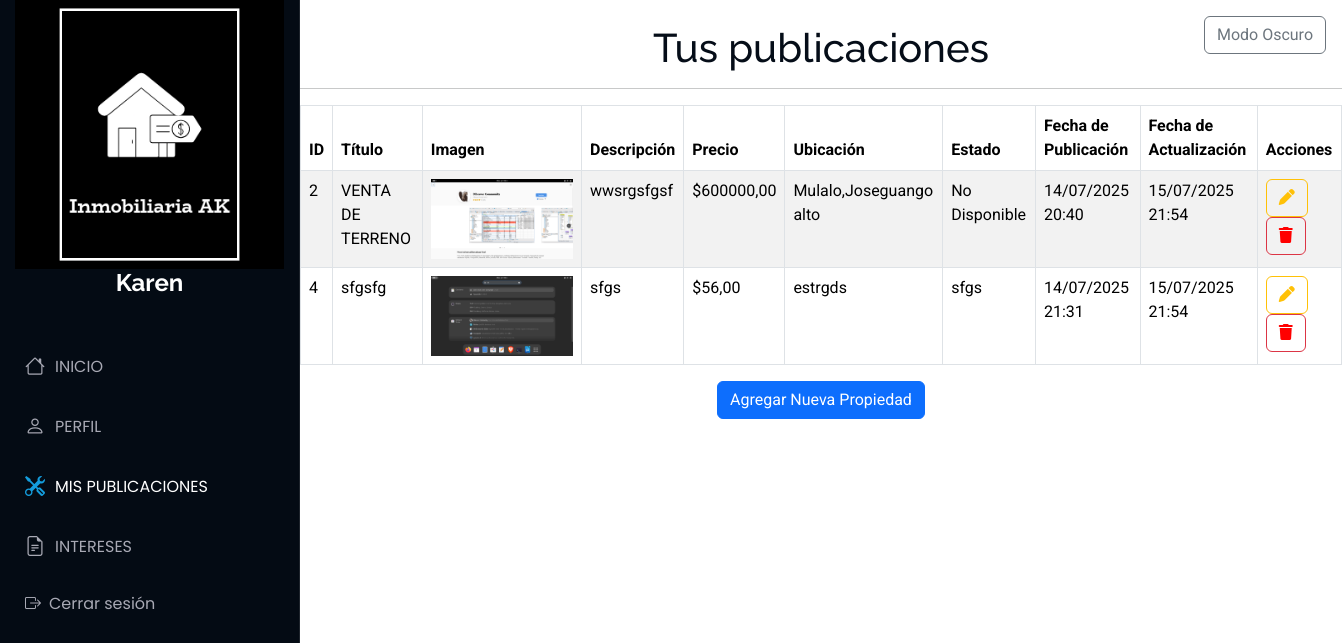
The app's page /Publicaciones/iniciopu (signed in), older data.
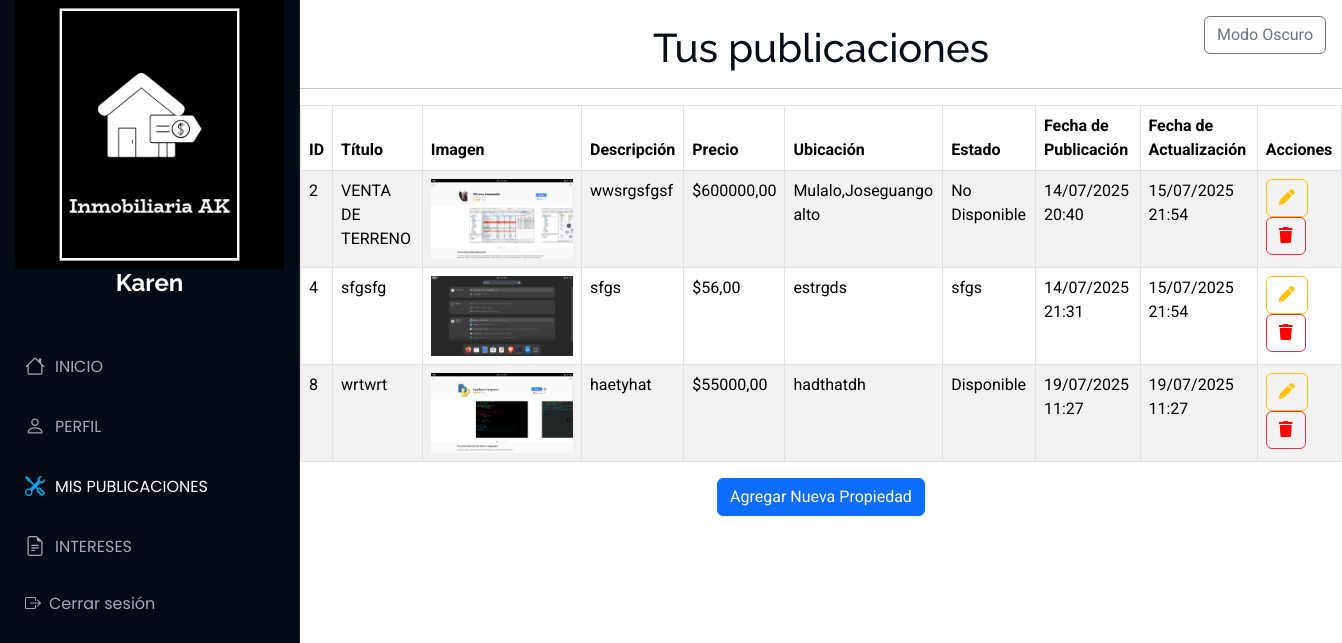
The same page, newer data.
### Aplicaciones/Publicaciones/models.py (models this page shows)
class Propiedad(models.Model):
    id_propiedad = models.AutoField(primary_key=True)
    titulo = models.CharField(max_length=200)
    imagen = models.FileField(upload_to='propiedades/')
    descripcion = models.TextField()
    precio = models.DecimalField(max_digits=12, decimal_places=2)
    ubicacion=models.CharField(max_length=200,null=True,blank=True)
    usuario = models.ForeignKey(Usuario, on_delete=models.CASCADE)
    latitud = models.DecimalField(max_digits=9, decimal_places=7)
    longitud = models.DecimalField(max_digits=10, decimal_places=7)
    estado = models.CharField(max_length=50)
    fecha_publicacion = models.DateTimeField(auto_now_add=True)
    fecha_actualizacion = models.DateTimeField(auto_now=True,null=True,blank=True)

### Aplicaciones/Publicaciones/views.py (the view)
# urls.py: path('iniciopu',views.inicio,name='iniciopu'),
def inicio(request):
    usuario_actual = Usuario.objects.get(id=request.session['usuario_id'])
    listado_propiedades = Propiedad.objects.filter(usuario=usuario_actual)
    return render(request, "iniciopu.html", {'propiedades': listado_propiedades})

### Aplicaciones/Publicaciones/templates/iniciopu.html (shortened to what this page needs)
{% extends 'plantilla.html' %}
{% load static %}
{% block body %}
<main>
    <br>
<h1 class="text-center">Tus publicaciones</h1>
<hr>
<table class="table table-bordered table-striped table-hover">
    <thead>
        <tr>
            <th>ID</th>
            <th>Título</th>
            <th>Imagen</th>
            <th>Descripción</th>
            <th>Precio</th>
            <th>Ubicación</th>
            <th>Estado</th>
            <th>Fecha de Publicación</th>
            <th>Fecha de Actualización</th>
            <th>Acciones</th>
        </tr>
    </thead>
    <tbody>
        {% for propiedad in propiedades %}
        <tr>
            <td>{{propiedad.id_propiedad}}</td>
            <td>{{ propiedad.titulo }}</td>
            <td>
                {% if propiedad.imagen %}
                    <img src="{{propiedad.imagen.url}}" alt="" height="80px">
                {% else %}
                    Ninguna
                {% endif %}
            </td>
            <td>{{ propiedad.descripcion|truncatewords:10 }}</td>
            <td>${{ propiedad.precio }}</td>
            <td>{{ propiedad.ubicacion }}</td>
            <td>{{ propiedad.estado }}</td>
            <td>{{ propiedad.fecha_publicacion|date:"d/m/Y H:i" }}</td>
            <td>{{ propiedad.fecha_actualizacion|date:"d/m/Y H:i" }}</td>
            <td>
                <a href="editarPropiedad/{{propiedad.id_propiedad}}" class="btn btn-outline-warning">
                    <i class="fa fa-pen"></i></a>
                <a style="color: red;" href="#" onclick="confirmarEliminacion('{{ propiedad.id_propiedad }}')" class="btn btn-outline-danger"><i class="fa fa-trash"></i></a>
            </td>
        </tr>
        {% endfor %}
    </tbody>
</table>
<div class="text-center">
    <a href="nuevaPropiedad" class="btn btn-primary">
        Agregar Nueva Propiedad
    </a>
</div>
<br>
<br>
</main>
{% endblock %}

Row changes from the older to the newer data that the page shows:
added Propiedad: id_propiedad "8", titulo "wrtwrt", imagen (picture), descripcion "haetyhat", precio "55000,00", ubicacion "hadthatdh", estado "Disponible", fecha_publicacion "19/07/2025 11:27", fecha_actualizacion "19/07/2025 11:27"
